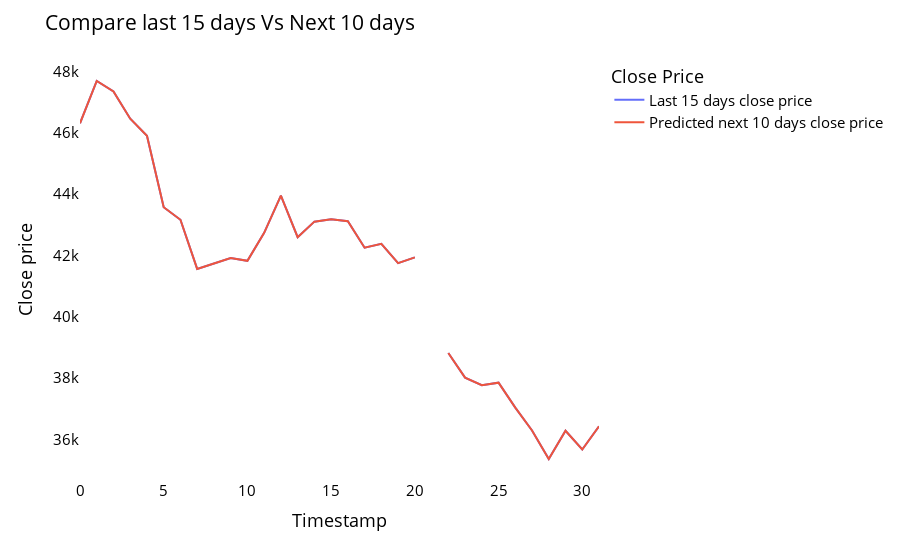
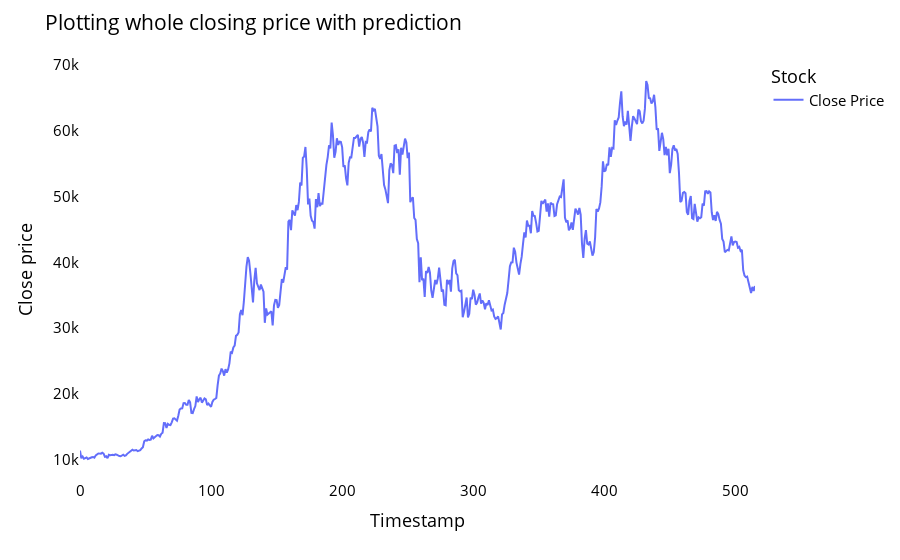

These figures' notebook cell, in order:
### Code cell
Crypto.xgboostPrediction()

### Figure 1 — Plotly figure (JSON) as saved in the notebook; plotly's stock layout.template omitted (floating-point values rounded to 4 significant figures)
{"data": [{"hovertemplate": "variable=Original_Last_Days_Value<br>Timestamp=%{x}<br>Close price=%{y}<extra></extra>", "legendgroup": "Original_Last_Days_Value", "line": {"color": "#636efa", "dash": "solid"}, "marker": {"symbol": "circle"}, "mode": "lines", "name": "Last 15 days close price", "orientation": "v", "showlegend": true, "type": "scatter", "x": [0, 1, 2, 3, 4, 5, 6, 7, 8, 9, 10, 11, 12, 13, 14, 15, 16, 17, 18, 19, 20, 21, 22, 23, 24, 25, 26, 27, 28, 29, 30, 31], "xaxis": "x", "y": [46310.0, 47690.0, 47350.0, 46460.0, 45900.0, 43570.0, 43160.0, 41560.0, 41730.0, 41910.0, 41820.0, 42740.0, 43950.0, 42590.0, 43100.0, 43180.0, 43110.0, 42250.0, 42380.0, 41740.0, 41930.0, null, 38820.0, 38010.0, 37770.0, 37850.0, 37030.0, 36290.0, 35360.0, 36280.0, 35670.0, 36430.0], "yaxis": "y"}, {"hovertemplate": "variable=Predicted_Next_Days_Value<br>Timestamp=%{x}<br>Close price=%{y}<extra></extra>", "legendgroup": "Predicted_Next_Days_Value", "line": {"color": "#EF553B", "dash": "solid"}, "marker": {"symbol": "circle"}, "mode": "lines", "name": "Predicted next 10 days close price", "orientation": "v", "showlegend": true, "type": "scatter", "x": [0, 1, 2, 3, 4, 5, 6, 7, 8, 9, 10, 11, 12, 13, 14, 15, 16, 17, 18, 19, 20, 21, 22, 23, 24, 25, 26, 27, 28, 29, 30, 31], "xaxis": "x", "y": [46310.0, 47690.0, 47350.0, 46460.0, 45900.0, 43570.0, 43160.0, 41560.0, 41730.0, 41910.0, 41820.0, 42740.0, 43950.0, 42590.0, 43100.0, 43180.0, 43110.0, 42250.0, 42380.0, 41740.0, 41930.0, null, 38820.0, 38010.0, 37770.0, 37850.0, 37030.0, 36290.0, 35360.0, 36280.0, 35670.0, 36430.0], "yaxis": "y"}], "layout": {"font": {"color": "black", "size": 15}, "legend": {"title": {"text": "Close Price"}, "tracegroupgap": 0}, "margin": {"t": 60}, "plot_bgcolor": "white", "title": {"text": "Compare last 15 days Vs Next 10 days"}, "xaxis": {"anchor": "y", "domain": [0, 1], "showgrid": false, "title": {"text": "Timestamp"}}, "yaxis": {"anchor": "x", "domain": [0, 1], "showgrid": false, "title": {"text": "Close price"}}}}

### Figure 2 — Plotly figure (JSON) as saved in the notebook; plotly's stock layout.template omitted (floating-point values rounded to 4 significant figures; data arrays with more than 128 entries replaced by an {"elided": "..."} marker saying what was removed)
{"data": [{"hovertemplate": "variable=0<br>Timestamp=%{x}<br>Close price=%{y}<extra></extra>", "legendgroup": "0", "line": {"color": "#636efa", "dash": "solid"}, "marker": {"symbol": "circle"}, "mode": "lines", "name": "Close Price", "orientation": "v", "showlegend": true, "type": "scatter", "x": {"elided": "516 int values"}, "xaxis": "x", "y": {"elided": "516 float values"}, "yaxis": "y"}], "layout": {"font": {"color": "black", "size": 15}, "legend": {"title": {"text": "Stock"}, "tracegroupgap": 0}, "margin": {"t": 60}, "plot_bgcolor": "white", "title": {"text": "Plotting whole closing price with prediction"}, "xaxis": {"anchor": "y", "domain": [0, 1], "showgrid": false, "title": {"text": "Timestamp"}}, "yaxis": {"anchor": "x", "domain": [0, 1], "showgrid": false, "title": {"text": "Close price"}}}}
